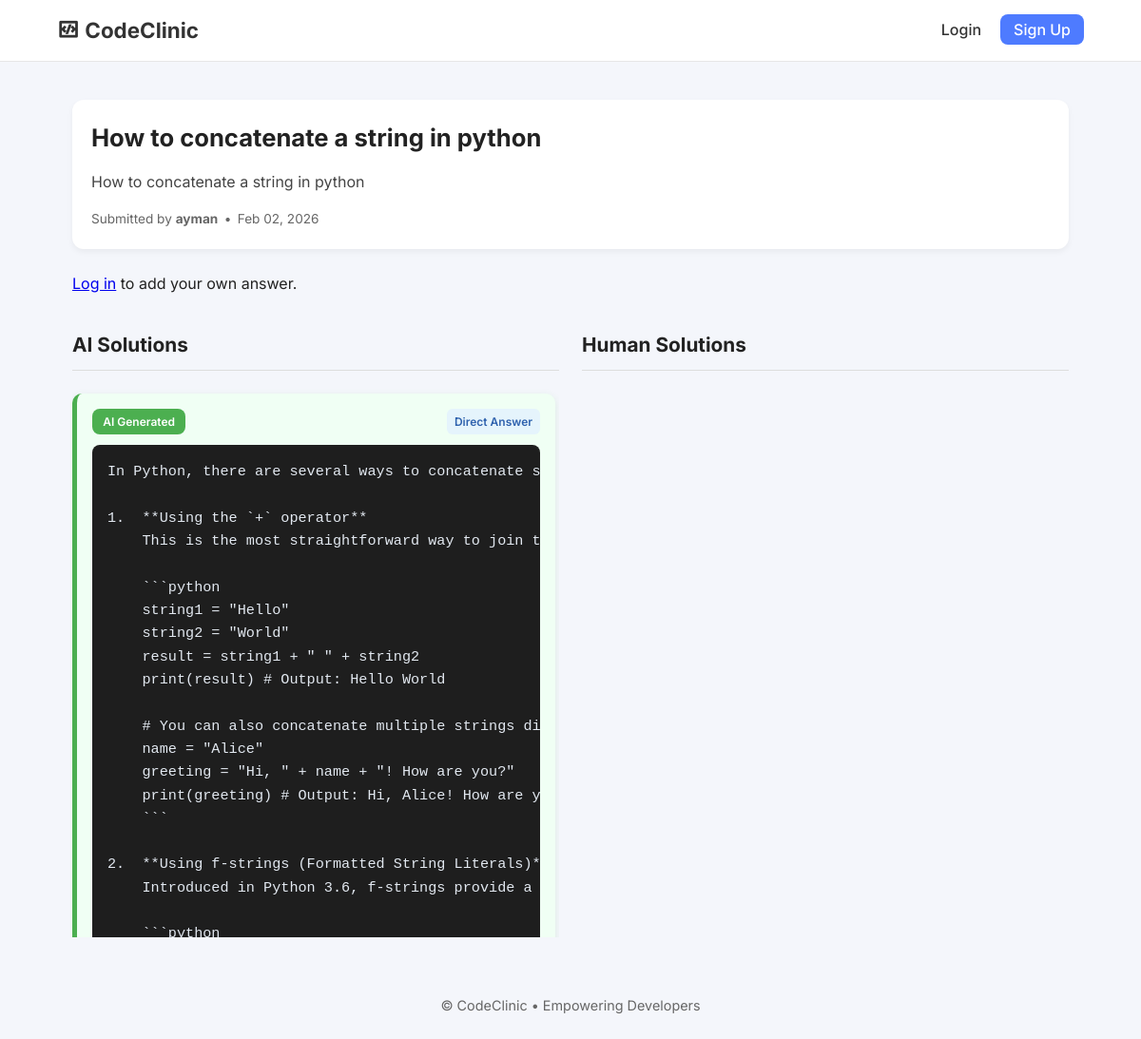
/problem/1/, run on an earlier commit of the app's database.
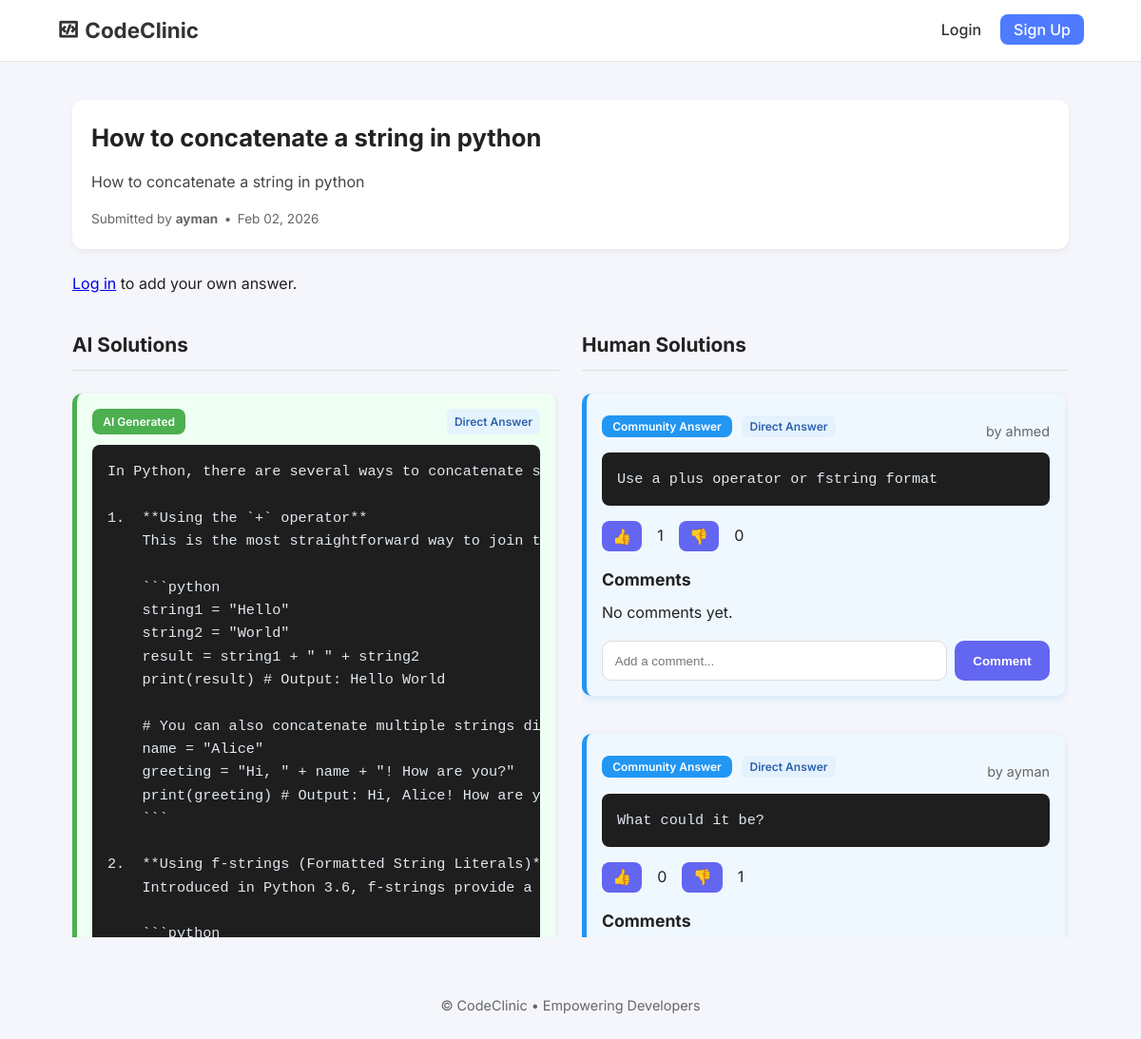
And on a later commit of the database.
### main/models.py (models this page shows)
class Solution(models.Model):
    problem = models.ForeignKey(
        Problem, on_delete=models.CASCADE, related_name='solutions'
    )
    content = models.TextField()
    author = models.ForeignKey(
        User, on_delete=models.SET_NULL, null=True, blank=True
    )
    ai_generated = models.BooleanField(default=False)
    ANSWER_TYPES = (
        ('direct', 'Direct Answer'),
        ('explanation', 'Conceptual Explanation'),
        ('opinion', 'Opinion / Discussion'),
        ('example', 'Worked Example'),
    )
    answer_type = models.CharField(
        max_length=20,
        choices=ANSWER_TYPES,
        default='direct'
    )
    created_at = models.DateTimeField(auto_now_add=True)

### main/views.py (the view)
# urls.py: path('problem/<int:problem_id>/', views.problem_detail, name='problem_detail'),
def problem_detail(request, problem_id):
    problem = get_object_or_404(Problem, id=problem_id)
    solutions = (
        problem.solutions
        .annotate(
            upvotes_count=Count("vote", filter=Q(vote__type="up")),
            downvotes_count=Count("vote", filter=Q(vote__type="down")),
        )
        .order_by(
            "-ai_generated",
            "answer_type",
            "-upvotes_count",
            "downvotes_count",
            "-created_at"
        )
    )
    return render(request, "problem_detail.html", {
        "problem": problem,
        "solutions": solutions
    })

### main/templates/problem_detail.html (shortened to what the changed rows need)
{% extends 'base.html' %}
{% load vote_tags %}
{% block content %}
<div class="detail-container">
    <div class="card problem-detail-card">
        <div class="problem-header">
            <h2 class="problem-heading">{{ problem.description|truncatechars:70 }}</h2>
        </div>
    </div>
    <div class="solutions-columns">
        <div class="column ai-column">
            <div class="scrollable-column">
                {% for solution in solutions %}
                    {% if solution.ai_generated %}
                    <div class="card solution-card ai-solution">
                        <div class="solution-header">
                            <span class="badge ai-badge">AI Generated</span>
                            {% if solution.answer_type %}
                            <span class="badge intent-badge intent-{{ solution.answer_type }}">
                                {{ solution.get_answer_type_display }}
                            </span>
                            {% endif %}
                        </div>
                        <div class="solution-body">
                            <pre class="code-block">{{ solution.content }}</pre>
                        </div>
                    </div>
                    {% endif %}
                {% endfor %}
            </div>
        </div>
        <div class="column human-column">
            <div class="scrollable-column">
                {% for solution in solutions %}
                    {% if not solution.ai_generated %}
                    <div class="card solution-card human-solution">
                        <div class="solution-header">
                            <div>
                                <span class="badge human-badge">Community Answer</span>
                                {% if solution.answer_type %}
                                <span class="badge intent-badge intent-{{ solution.answer_type }}">
                                    {{ solution.get_answer_type_display }}
                                </span>
                                {% endif %}
                            </div>
                            <div class="solution-actions">
                                <span class="solution-meta">by {{ solution.author.username }}</span>
                            </div>
                        </div>
                        <div class="solution-body">
                            <pre class="code-block">{{ solution.content }}</pre>
                        </div>
                        <div class="solution-votes">
                            <button class="vote-btn upvote" onclick="voteSolution({{ solution.id }}, 'up')">👍</button>
                            <span id="upvotes-{{ solution.id }}">{{ solution.upvotes_count }}</span>
                            <button class="vote-btn downvote" onclick="voteSolution({{ solution.id }}, 'down')">👎</button>
                            <span id="downvotes-{{ solution.id }}">{{ solution.downvotes_count }}</span>
                        </div>
                        <h4 class="comment-title">Comments</h4>
                        <div class="comment-section">
                            {% for comment in solution.comments.all %}
                            <div class="comment">
                                <strong>{{ comment.author.username }}</strong>: {{ comment.content }}
                                <small class="comment-date">{{ comment.created_at|date:"M d, Y H:i" }}</small>
                            </div>
                            {% empty %}
                            <p class="no-comments">No comments yet.</p>
                            {% endfor %}
                        </div>
                        <form method="POST" action="{% url 'add_comment' solution.id %}" class="comment-form">
                            <input type="text" name="content" placeholder="Add a comment..." required class="form-input">
                            <button type="submit" class="btn btn-comment">Comment</button>
                        </form>
                    </div>
                    {% endif %}
                {% endfor %}
            </div>
        </div>
    </div>
</div>
{% endblock %}

What changed in the data, as far as the page shows it:
added Solution: answer_type "Direct Answer", author.username "ahmed", content "Use a plus operator or fstring format", upvotes_count "1", downvotes_count "0", shown under "Human Solutions"
added Solution: answer_type "Direct Answer", author.username "ayman", content "What could it be?", upvotes_count "0", downvotes_count "1", shown under "Human Solutions"
